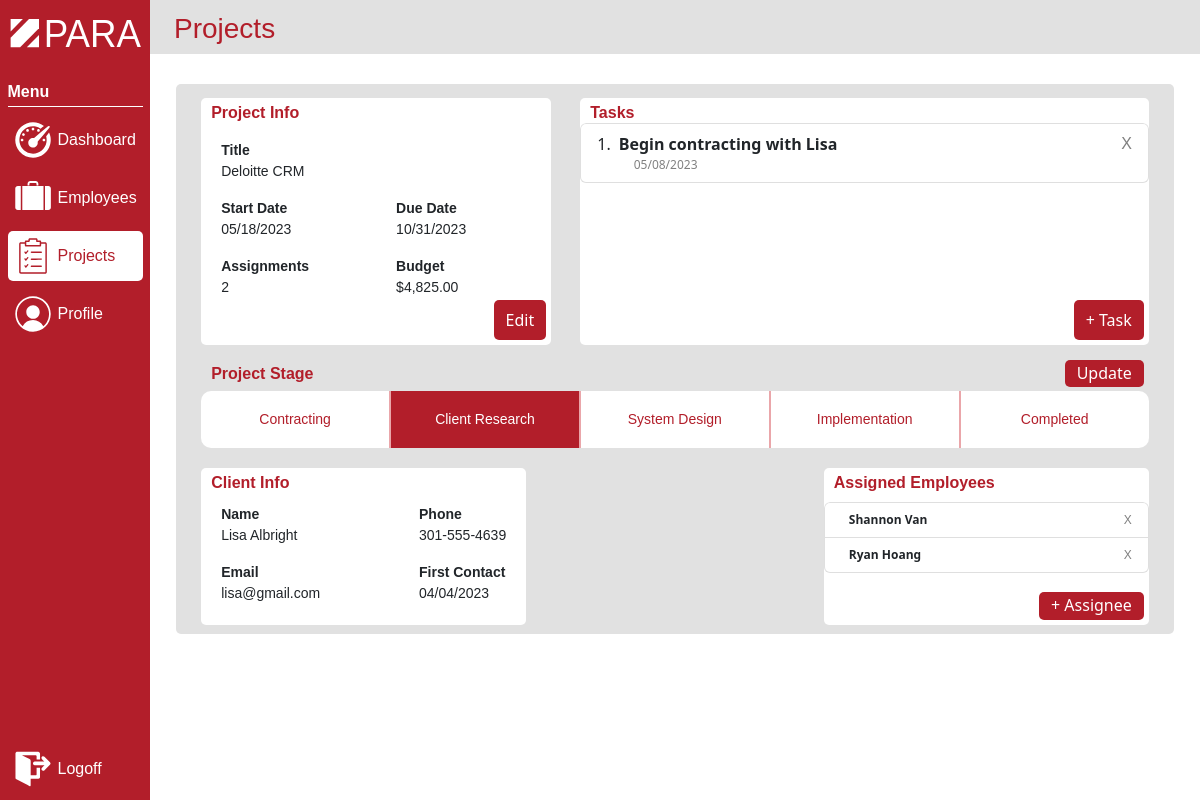
Page /projects/project-information/4 (signed in) on the committed database.
### models.py (models this page shows, shortened)
class Project(db.Model):
    __tablename__ = "project"
    project_id = db.Column(db.Integer, primary_key=True)
    manager_id = db.Column(db.Integer, db.ForeignKey('manager.manager_id'), nullable=False)
    client_id = db.Column(db.Integer, db.ForeignKey('client.client_id'), nullable=False)
    start_date = db.Column(db.DateTime, nullable=False)
    description = db.Column(db.String(100), nullable=False)
    end_date = db.Column(db.DateTime, nullable=False)
    budget = db.Column(db.Float, nullable=False)
    tasks = db.relationship('Task', cascade="all, delete", backref='tasks')
    project_assignments = db.relationship('Assignment', cascade="all, delete", backref='project_assignments')
    stage_id = db.Column(db.Integer, db.ForeignKey('project_stage.stage_id'), nullable=False)

class Task(db.Model):
    __tablename__ = "task"
    task_id = db.Column(db.Integer, primary_key=True)
    project_id = db.Column(db.Integer, db.ForeignKey('project.project_id'), nullable=False)
    task_content = db.Column(db.String(150), nullable=False)
    task_date = db.Column(db.DateTime, nullable=False)

class ProjectStage(db.Model):
    __tablename__ = "project_stage"
    stage_id = db.Column(db.Integer, primary_key=True)
    project_stage = db.Column(db.String(50), nullable=False)
    ps_projects = db.relationship('Project', cascade="all, delete", backref='ps_projects')

class Client(db.Model):
    __tablename__ = "client"
    client_id = db.Column(db.Integer, primary_key=True)
    poc_first_name = db.Column(db.String(30), nullable=False)
    poc_last_name = db.Column(db.String(100), nullable=False)
    poc_area_code = db.Column(db.String(3), nullable=True)
    poc_phone = db.Column(db.String(7), nullable=True)
    email = db.Column(db.String(50), nullable=False)
    first_contact_date = db.Column(db.Date, nullable=True)
    client_projects = db.relationship('Project', cascade="all, delete", backref='client_projects')

class Consultant(UserMixin,db.Model):
    __tablename__ = "consultant"
    consultant_id = db.Column(db.Integer, primary_key=True)
    first_name = db.Column(db.String(30), nullable=False)
    last_name = db.Column(db.String(100), nullable=False)
    area_code = db.Column(db.String(3), nullable=True)
    phone = db.Column(db.String(7), nullable=True)
    email = db.Column(db.String(50), nullable=False)
    password = db.Column(db.String(50), nullable=False)
    image = db.Column(db.String(100), nullable=True)
    consultant_assignments = db.relationship('Assignment', cascade="all, delete", backref='consultant_assignments')
    def get_id(self):
        return(self.consultant_id)

### app.py (the view, shortened to what this page needs)
@app.route('/projects/project-information/<int:project_id>', methods=['GET', 'POST'])
@login_required
def project_information(project_id):
    if session['perm'] != 'project manager':
        if session['perm'] == 'consultant':
            c_assignments = [assignment.project_id for assignment in Assignment.query.filter_by(consultant_id=current_user.consultant_id).all()]
        else:
            c_assignments = [project.project_id for project in Project.query.filter_by(manager_id=current_user.manager_id).all()]
        if project_id not in c_assignments:
            return redirect(url_for('error'))
    project_stages = ProjectStage.query.order_by(ProjectStage.stage_id).all()
    project = Project.query.filter_by(project_id=project_id).first()
    tasks = Task.query.filter_by(project_id=project_id).all()
    client = Client.query.outerjoin(Project, Project.client_id == Client.client_id)\
        .add_entity(Project).filter_by(project_id=project_id).first()[0]
    consultants = Consultant.query.outerjoin(Assignment, Assignment.consultant_id == Consultant.consultant_id)\
        .filter_by(project_id=project_id).all()
    all_consultants = Consultant.query.all()
    unassigned_consultants = [i for i in all_consultants if i not in consultants]
    if session['perm'] == 'consultant':
        assignments = Assignment.query.filter_by(project_id=project_id, consultant_id=current_user.consultant_id).first()  # hardcoded but needs to be current_user
    else:
        assignments = Assignment.query.filter_by(project_id=project_id).all()
    return render_template('project-information.html', stages=project_stages, project=project,
                           assignments=assignments, tasks=tasks, client=client, consultants=consultants,
                           unassigned_consultants=unassigned_consultants)

### app.py (called while the page is built)
@login_manager.user_loader
def load_user(user_id):
    if session['perm'] == 'consultant':
        return Consultant.query.get(int(user_id))
    elif session['perm'] in ['manager', 'project manager']:
        return Manager.query.get(int(user_id))
    else:
        return None

### templates/project-information.html (shortened to what this page needs)
{% extends 'base.html' %}
{% block styles %}
    <link href="/static/styles/sidebar-styles.css" rel="stylesheet">
    <link href="/static/styles/project-information-styles.css" rel="stylesheet">
{% endblock %}
{% block page_header %}Projects{% endblock %}
{% block page_content %}
<div class="project-background">
    <div class="top-section">
        <div class="project-info">
            <p class="section-title">Project Info</p>
            <div class="project-info-text">
                <div class="project-info-section-1">
                    <p class="project-title">Title</p>
                    <p class="project-text">{{ project['description'] }}</p>
                    <p class="project-title">Start Date</p>
                    <p class="project-text">{{ project['start_date'].strftime('%m/%d/%Y') }}</p>
                    {% if session['perm'] == 'consultant' %}
                        <p class="project-title">Date Assigned</p>
                        <p class="project-text">{{ assignments['date'].strftime('%m/%d/%Y') }}</p>
                    {% else %}
                        <p class="project-title">Assignments</p>
                        <p class="project-text">{{ assignments|length }}</p>
                    {% endif %}
                </div>
                <div class="project-info-section-2">
                    <p class="project-title">Due Date</p>
                    <p class="project-text">{{ project['end_date'].strftime('%m/%d/%Y') }}</p>
                    <p class="project-title">Budget</p>
                    <p class="project-text">{{  "${:,.2f}".format(project['budget']) }}</p>
                </div>
            </div>
            {% if session['perm'] == 'manager' %}
                <button class="add-task-button"  data-bs-toggle="modal" data-bs-target="#editProjectModal">Edit</button>
            {% endif %}
        </div>
        <div class="task-manager">
            <p class="section-title">Tasks</p>
            <ol class="list-group list-group-numbered task-list">
                {% for task in tasks %}
                <li class="list-group-item d-flex justify-content-between align-items-start">
                    <div class="ms-2 me-auto">
                        <div class="fw-bold">{{ task['task_content'] }}</div>
                        <div class="task-date">{{ task['task_date'].strftime('%m/%d/%Y') }}</div>
                    </div>
                    {% if session['perm'] in ['consultant', 'manager'] %}
                        <a class="exit-button" href="{{ url_for('delete_task', task_id=task['task_id'], project_id=project['project_id'], page=2) }}">X</a>
                    {% endif %}
                </li>
                {% endfor %}
            </ol>
            {% if session['perm'] in ['consultant', 'manager'] %}
                <button class="add-task-button" data-bs-toggle="modal" data-bs-target="#addTaskModal">+ Task</button>
            {% endif %}
        </div>
    </div>
    <div class="middle-section">
        <p class="section-title">Project Stage</p>
        <form action="{{ url_for('project_information', project_id=project['project_id']) }}" method="post">
            {% if session['perm'] in ['consultant', 'manager'] %}
                <button class="update-project-button" type="submit">Update</button>
            {% endif %}
            <div class="project-stage-group">
                {% for each_stage in stages %}
                    <label class="stage-label" for="myRadio{{ each_stage['stage_id'] }}">{{ each_stage['project_stage'] }}</label>
                {% endfor %}
            </div>
        </form>
    </div>
    <div class="bottom-section">
        <div class="client-info">
            <p class="section-title">Client Info</p>
            <div class="client-info-text">
                <div>
                    <p class="client-title">Name</p>
                    <p class="client-text">{{ client['poc_first_name'] }} {{ client['poc_last_name'] }}</p>
                    <p class="client-title">Email</p>
                    <p class="client-text">{{ client['email'] }}</p>
                </div>
                <div>
                    <p class="client-title">Phone</p>
                    <p class="client-text">{{ client['poc_area_code'] + '-' + client['poc_phone'][:3] + '-' + client['poc_phone'][3:] if client['poc_phone'] else 'None'}}</p>
                    <p class="client-title">First Contact</p>
                    <p class="client-text">{{ client['first_contact_date'].strftime('%m/%d/%Y') }}</p>
                </div>
            </div>
        </div>
        {% if session['perm'] == 'consultant' %}
            <div class="hours-info">
                <p class="section-title">Hours</p>
                <img class="clock-icon" src="/static/images/icons/clock-red.svg" alt="Clock icon">
                <div class="hours-info-text">
                    <div>
                        <p class="hours-title">Hours Worked</p>
                        <p class="hours-text">{{ assignments['hours_worked'] }} Hrs</p>
                    </div>
                <a class="edit-icon" href="#" data-bs-toggle="modal" data-bs-target="#hoursModal"><img src="/static/images/icons/edit-gray.svg" alt="Edit icon"></a>
            </div>
        {% elif session['perm'] in ['manager','project manager'] %}
            <div class="assignee-info">
                <p class="section-title">Assigned Employees</p>
                <ol class="list-group assignee-list">
                    {% for consultant in consultants %}
                    <li class="list-group-item d-flex justify-content-between align-items-start">
                        <div class="ms-2 me-auto">
                            <div class="fw-bold assignee-name">{{ consultant['first_name'] }} {{ consultant['last_name'] }}</div>
                        </div>
                        {% if session['perm'] == 'manager' %}
                            <a class="remove-employee-button" href="{{ url_for('delete_assignment', project_id=project['project_id'], consultant_id=consultant['consultant_id']) }}">X</a>
                        {% endif %}
                    </li>
                    {% endfor %}
                </ol>
                {% if session['perm'] == 'manager' %}
                    <button class="add-assignee-button" data-bs-toggle="modal" data-bs-target="#addAssigneeModal">+ Assignee</button>
                {% endif %}
            </div>
        {% endif %}
    </div>
</div>
{% endblock %}

### static/styles/project-information-styles.css (style rules this page uses)
p { font-family: Arial; }
.project-background { margin: auto; margin-top: 30px; width: 95%; height: 550px; background-color: #e1e1e1; border-radius: 5px; z-index: 1; display: flex; flex-direction: column; justify-content: center; align-items: center; }
.top-section { width: 95%; height: 275px; z-index: 2; display: flex; justify-content: space-between; align-items: center; }
.section-title { font-size: 16px; font-family: Arial; font-weight: bold; color: #b21e2a; margin: 0px; position: absolute; top: 3px; left: 10px; }
.project-info { width: 37%; height: 90%; background-color: white; display: flex; align-items: center; justify-content: space-between; border-radius: 5px; z-index: 3; max-width: 350px; position: relative; padding-top: 10px; }
.project-info-text { width: 70%; display: flex; align-items: end; justify-content: space-between; margin-left: 20px; }
.project-title, .client-title, .hours-title, .emp-text { font-weight: bolder; font-size: 14px; margin: 0px; }
.project-text, .client-text, .hours-text { font-size: 14px; }
.task-manager { width: 60%; height: 90%; background-color: white; display: flex; flex-direction: column; align-items: center; justify-content: space-between; border-radius: 5px; z-index: 3; position: relative; }
.list-group { width: 100%; overflow-y: scroll; }
.task-list { height: 70%; margin-top: 25px; }
.task-date { color: gray; font-size: 12px; margin-left: 15px; }
.exit-button, .remove-employee-button { font-family: Arial; color: gray; border: none; background: none; text-decoration: none; transition: opacity 0.15s; }
.add-task-button { background-color: #b21e2a; color: white; border: none; padding: 8px 12px 8px 12px; border-radius: 5px; cursor: pointer; transition: opacity 0.15s; bottom: 5px; right: 5px; position: absolute; }
.middle-section { width: 95%; height: 100px; z-index: 2; display: flex; flex-direction: column; justify-content: center; position: relative; }
.project-stage-group { display: flex; justify-content: space-between; overflow: hidden; border-radius: 10px; width: 100%; margin-top: 20px; }
.stage-label { text-align: center; padding-top: 18px; padding-bottom: 18px; font-size: 14px; font-family: Arial; background-color: white; color: #b21e2a; cursor: pointer; transition: background 0.1s; width: 100%; }
.stage-label:not(:last-of-type) { border-right: 2px solid #eaa6aa; }
.stage-input:checked + .stage-label { background: #b21e2a; color: white; }
.bottom-section { width: 95%; height: 175px; z-index: 2; display: flex; justify-content: space-between; align-items: center; }
.client-info, .hours-info, .assignee-info { width: 37%; height: 90%; background-color: white; display: flex; align-items: center; justify-content: space-between; border-radius: 5px; z-index: 3; max-width: 325px; position: relative; padding-top: 10px; }
.client-info-text, .hours-info-text { width: 95%; display: flex; align-items: center; justify-content: space-between; margin: 20px 20px 0px 20px ; }
.add-assignee-button, .update-project-button { background-color: #b21e2a; color: white; border: none; border-radius: 5px; cursor: pointer; transition: opacity 0.15s; position: absolute; }
.add-assignee-button { bottom: 5px; right: 5px; padding: 1px 12px 3px 12px; }
.update-project-button { right: 5px; top: 1px; padding: 1px 12px 2px 12px; }
.remove-employee-button, .assignee-name { font-size: 12px; padding: 0px; }
.assignee-list { height: 60%; margin-top: -10px; }

### rows in the picture
Project: description "Deloitte CRM", start_date "05/18/2023", end_date "10/31/2023", budget "$4,825.00"
Task: task_content "Begin contracting with Lisa", task_date "05/08/2023"
ProjectStage: project_stage "Contracting"
ProjectStage: project_stage "Client Research"
ProjectStage: project_stage "System Design"
ProjectStage: project_stage "Implementation"
ProjectStage: project_stage "Completed"
Client: poc_first_name "Lisa", poc_last_name "Albright", email "lisa@gmail.com", poc_phone+poc_area_code "301-555-4639", first_contact_date "04/04/2023"
Consultant: first_name "Shannon", last_name "Van"
Consultant: first_name "Ryan", last_name "Hoang"

### other values in the picture
{{ assignments|length }} "2"
